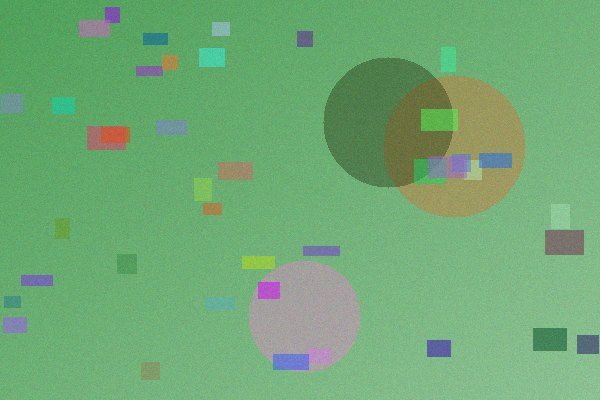
#> input picture backend/seed_files/android_camera_reshared.jpg, 600 x 400 px
$ python -i stats.py   (imports and definitions only)
#> lines starting #> are read from the running program, lines starting #| are printed output that depends on the picture
"""Pixel-statistics diagnostics — computed, logged, shown in a diagnostics
panel, and NEVER used to drive a verdict or the Trace Score.

Two documented failure modes motivate this hard boundary (see the TraceQ
build spec, Section 1):

1. Texture confound: median-residual "noise" measures all high-frequency
   content, not sensor noise. A real photo of coarse concrete measured 77x
   higher residual than an AI image of a smooth desk — the difference was
   subject matter, not origin.
2. Chromatic aberration inversion: measured CA was higher on a confirmed
   AI image (0.019px) than a confirmed real photo (0.002px) — the opposite
   of what lens-optics theory predicts, because lossy transmission
   dominates the signal.

The one pixel-level measurement that IS deterministic enough to use in
pipeline matching is the flat-region standard deviation (screen-capture
detector, see pipeline.py) — an exact 0.000 there is a framebuffer
artifact no camera sensor or generator produces, unlike the two above,
which are magnitude comparisons with no reliable decision boundary.
"""
from __future__ import annotations

import numpy as np
from PIL import Image

from .models import ForensicStats

try:
    import cv2
except ImportError:  # pragma: no cover
    cv2 = None


# [78 lines left out: functions compute_min_flat_region_std, _median_residual_noise, _chromatic_aberration_px, compute_forensic_stats, not called in this run]

>>> import cv2
>>> picture = cv2.imread('../seed_files/android_camera_reshared.jpg', cv2.IMREAD_GRAYSCALE)
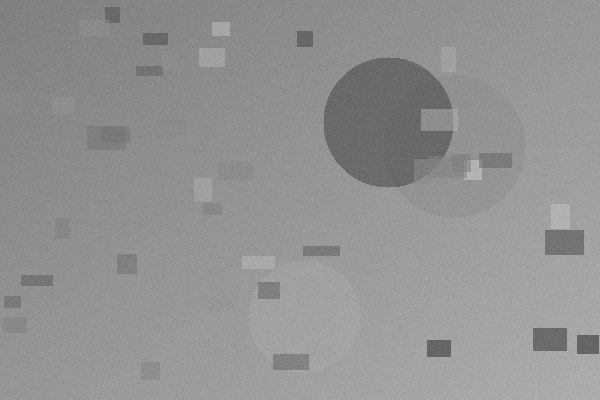
#> picture: shape (400, 600); min 91, max 188, mean 146.5
#> (the run stopped early here; a loop or call above may not have finished)

$ run again, on backend/seed_files/direct_phone_camera.jpg
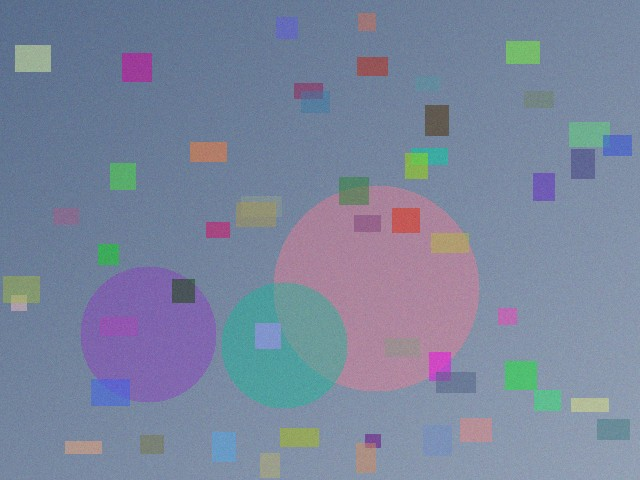
#> input picture backend/seed_files/direct_phone_camera.jpg, 640 x 480 px
#> `picture = cv2.imread('../seed_files/android_camera_reshared.jpg', cv2...`:
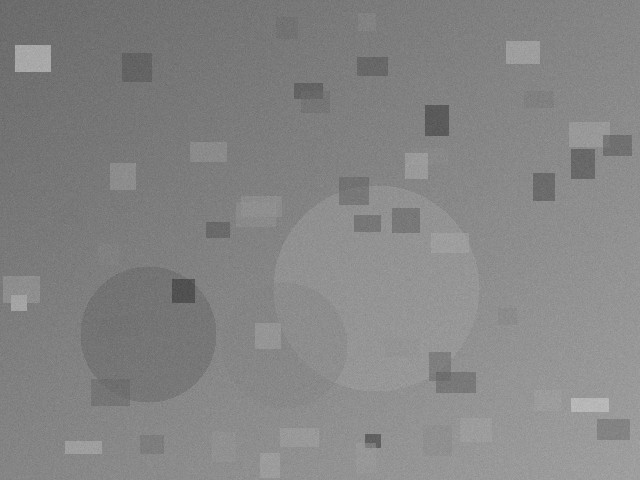
#> picture: shape (480, 640); min 71, max 192, mean 132.8
